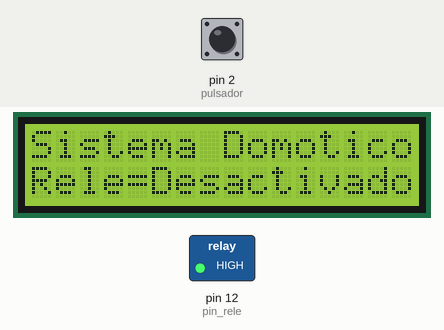
Simulated run of this sketch. Board: Arduino Uno, built with avr-gcc and run on an emulated ATmega328P. On the bench: 16×2 character LCD, switched loads named in the sketch (green lamp = pin HIGH). The inputs (shaded band) are chosen by the test bench; at power-on: pin 2 (pulsador) HIGH.

Above: at 1.2 s.
1.3 s: pin 2 (pulsador) pulled LOW for 0.15 s
At 1.47 s:
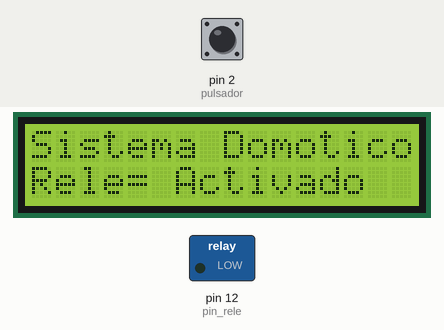
3.0 s: pin 2 (pulsador) pulled LOW for 3.2 s
At 7.7 s:
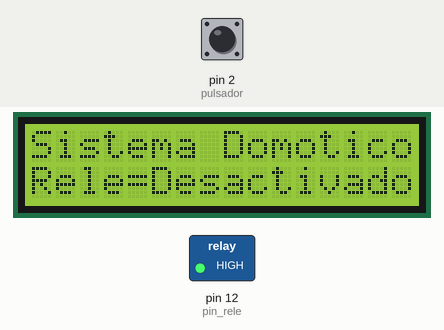
Timing chart, 0 to 9.2 s (numbered marks = the images above; inputs shaded):
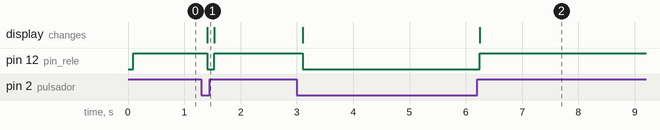

Measured:
- after the input at 1.3 s, pin 12 (pin_rele): HIGH → LOW after 0.10 s, → HIGH 0.13 s later; the display: changes after 0.10 s (image 1)
- after the input at 3.0 s, pin 12 (pin_rele): HIGH → LOW after 0.11 s, → HIGH 3.1 s later; the display: first changes after 0.11 s (image 2 shows a later state)

The sketch:

Actividad_9_Activando_una_lampara.ino
```cpp
//----------------------------------------------
//         Activando una lampara a 220
//----------------------------------------------

#include <Wire.h>    //declaro librerias necesarios para el LCD
#include <LiquidCrystal_I2C.h>

LiquidCrystal_I2C lcd(0x3D, 16, 2);  //defino direccion y tipo de lcd

const int pulsador = 2;  //defino pin donde va conectado el pulsador
const int pin_rele = 12;  //defino donde va conectado el rele


void setup()
{
  lcd.init();   //inicializo rele
  lcd.backlight();  //activo luz del rele

  pinMode(pulsador, INPUT_PULLUP);  //defino pulsador como entrada
  pinMode(pin_rele, OUTPUT);   //defino pin rele como salida

}

void loop()
{
  if (digitalRead(pulsador) == LOW)  //si el boton esta pulsado
  {
    lcd.setCursor(0, 0);            //borro pantalla
    lcd.print("Sistema Domotico");  //imprimo texto en fila superior
    lcd.setCursor(0, 1);
    lcd.print("Rele= Activado  ");  //imprimo texto en fila inferior
    digitalWrite(pin_rele, LOW);    //activo el rele
    delay(100);
  }

  else
  {
    lcd.setCursor(0, 0);             //borro pantalla
    lcd.print("Sistema Domotico");   //imprimo texto en fila superior
    lcd.setCursor(0, 1);
    lcd.print("Rele=Desactivado");   //imprimo texto en fila inferior
    digitalWrite(pin_rele, HIGH);   //desactivo el rele
    delay(100);
  }
}
```
